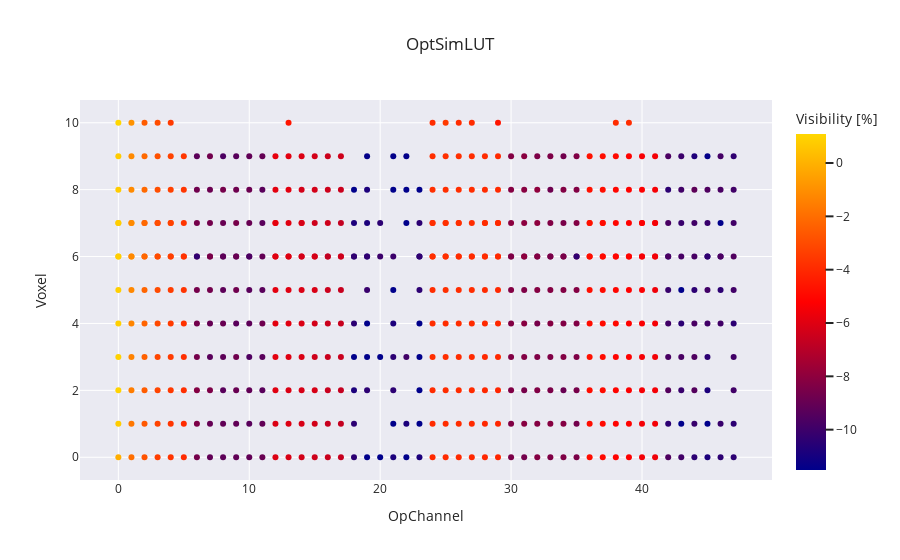

The notebook cell this image was saved under:
### Code cell
fig = px.scatter(df,
                title='OptSimLUT',
                x='OpChannel',
                y='Voxel',
                color=np.log(df['Visibility']*100),
                color_continuous_scale=['darkblue','red','gold'],
                template='seaborn')
fig.update_layout(yaxis_type='linear', yaxis_title='Voxel', coloraxis_colorbar_title='Visibility [%]')
fig.show()

### Figure 1 — Plotly figure (JSON) as saved in the notebook; plotly's stock layout.template omitted (floating-point values rounded to 4 significant figures; data arrays with more than 128 entries replaced by an {"elided": "..."} marker saying what was removed)
{"data": [{"hovertemplate": "OpChannel=%{x}<br>Voxel=%{y}<br>color=%{marker.color}<extra></extra>", "legendgroup": "", "marker": {"color": {"elided": "533 float values"}, "coloraxis": "coloraxis", "symbol": "circle"}, "mode": "markers", "name": "", "orientation": "v", "showlegend": false, "type": "scatter", "x": {"elided": "533 int values"}, "xaxis": "x", "y": {"elided": "533 int values"}, "yaxis": "y"}], "layout": {"coloraxis": {"colorbar": {"title": {"text": "Visibility [%]"}}, "colorscale": [[0, "darkblue"], [0.5, "red"], [1, "gold"]]}, "legend": {"tracegroupgap": 0}, "title": {"text": "OptSimLUT"}, "xaxis": {"anchor": "y", "domain": [0, 1], "title": {"text": "OpChannel"}}, "yaxis": {"anchor": "x", "domain": [0, 1], "title": {"text": "Voxel"}, "type": "linear"}}}
